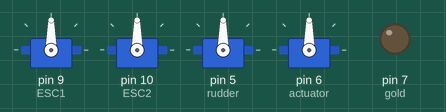
Simulated run of this sketch. Board: Arduino Uno, built with avr-gcc and run on an emulated ATmega328P. Shown: 4 × servo, output pins drawn as LEDs (lit = HIGH).

Above: at 0.1 s.
At 1.1 s:
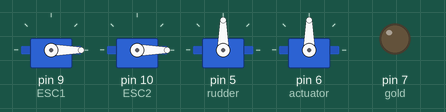
At 11.1 s:
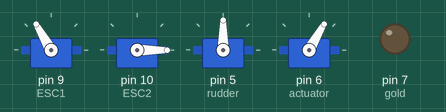
At 12.0 s:
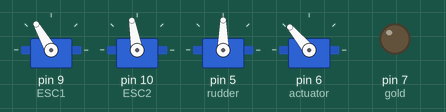
At 13.1 s:
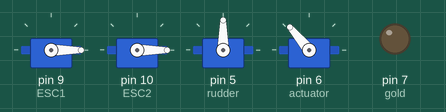
Timing chart, 0 to 14.6 s (numbered marks = the images above):
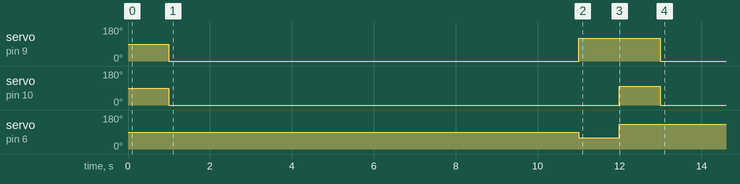

Measured:
- by itself, servo on pin 9 (ESC1): 90° → 0° at 1.0 s, → 120° 10.0 s later, → 0° 2.0 s later
- by itself, servo on pin 10 (ESC2): 90° → 0° at 1.0 s, → 100° 11.0 s later, → 0° 1.0 s later
- by itself, servo on pin 6 (actuator): 90° → 60° at 11.0 s, → 130° 1.0 s later

The sketch:

flight_code.ino
```cpp
#include <Servo.h>

Servo ESC1;
Servo ESC2;
Servo rudder;
Servo actuator;

int gold = 7;

unsigned long previousMillis = 0;
int stepIndex = 0;
bool actuatorOn = false;

void setup() {
  ESC1.attach(9, 1000, 2000);
  ESC2.attach(10, 1000, 2000);
  rudder.attach(5, 1000, 2000);
  actuator.attach(6, 1000, 2000); // Servo: 50 to 130 degrees
  pinMode(gold, OUTPUT);
  delay(1000); // Initial pause
  ESC1.write(0);
  ESC2.write(0);
  delay(10000);
  actuator.write(60);
}

const unsigned long stepDelays[] = {
  1000,    // Step 0: Lift on
  1000,    // Step 1: Move forward
  1000,    // Step 2: Turn + actuator logic
  0,       // Step 3: Straighten rudder, stop motion
  100000,  // Step 4: Wait before repeating
};

void loop() {
  unsigned long currentMillis = millis();

  if (currentMillis - previousMillis >= stepDelays[stepIndex]) {
    previousMillis = currentMillis;

    switch (stepIndex) {
      case 0:
        ESC1.write(120);  // Lift
        break;

      case 1:
        ESC1.write(120);
        ESC2.write(100);  // Forward
        actuator.write(130);
        break;

      case 2:
        ESC1.write(150);
        ESC2.write(120);  // Forward
        rudder.write(70); // Turn
        if (!actuatorOn) {
          actuatorOn = true;
        } else {
          actuator.write(60);
          digitalWrite(gold, HIGH);
          actuatorOn = false;
        }
        break;

      case 3:
        rudder.write(90);        // Straighten rudder
        actuator.write(130);     // Retract actuator
        digitalWrite(gold, LOW); // Turn off gold pin
        ESC2.write(0);           // Stop forward
        ESC1.write(0);           // Stop lift
        break;

      case 4:
        // Wait before next cycle
        break;
    }

    stepIndex++;
    if (stepIndex >= sizeof(stepDelays) / sizeof(stepDelays[0])) {
      stepIndex = 0;
    }
  }
}
```
